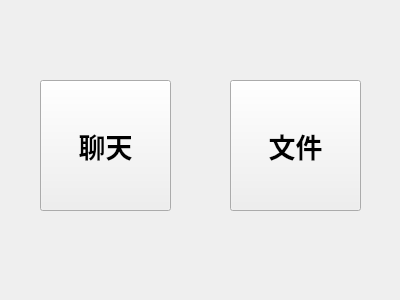
<?xml version="1.0" encoding="UTF-8"?>
<ui version="4.0">
 <class>MainWindow</class>
 <widget class="QWidget" name="MainWindow">
  <property name="geometry">
   <rect>
    <x>0</x>
    <y>0</y>
    <width>400</width>
    <height>300</height>
   </rect>
  </property>
  <property name="windowTitle">
   <string>Form</string>
  </property>
  <widget class="QPushButton" name="chat_op">
   <property name="geometry">
    <rect>
     <x>40</x>
     <y>80</y>
     <width>131</width>
     <height>131</height>
    </rect>
   </property>
   <property name="font">
    <font>
     <family>Agency FB</family>
     <pointsize>20</pointsize>
     <weight>75</weight>
     <bold>true</bold>
    </font>
   </property>
   <property name="text">
    <string>聊天</string>
   </property>
  </widget>
  <widget class="QPushButton" name="file_op">
   <property name="geometry">
    <rect>
     <x>230</x>
     <y>80</y>
     <width>131</width>
     <height>131</height>
    </rect>
   </property>
   <property name="font">
    <font>
     <family>Agency FB</family>
     <pointsize>20</pointsize>
     <weight>75</weight>
     <bold>true</bold>
    </font>
   </property>
   <property name="text">
    <string>文件</string>
   </property>
  </widget>
 </widget>
 <resources/>
 <connections/>
</ui>
